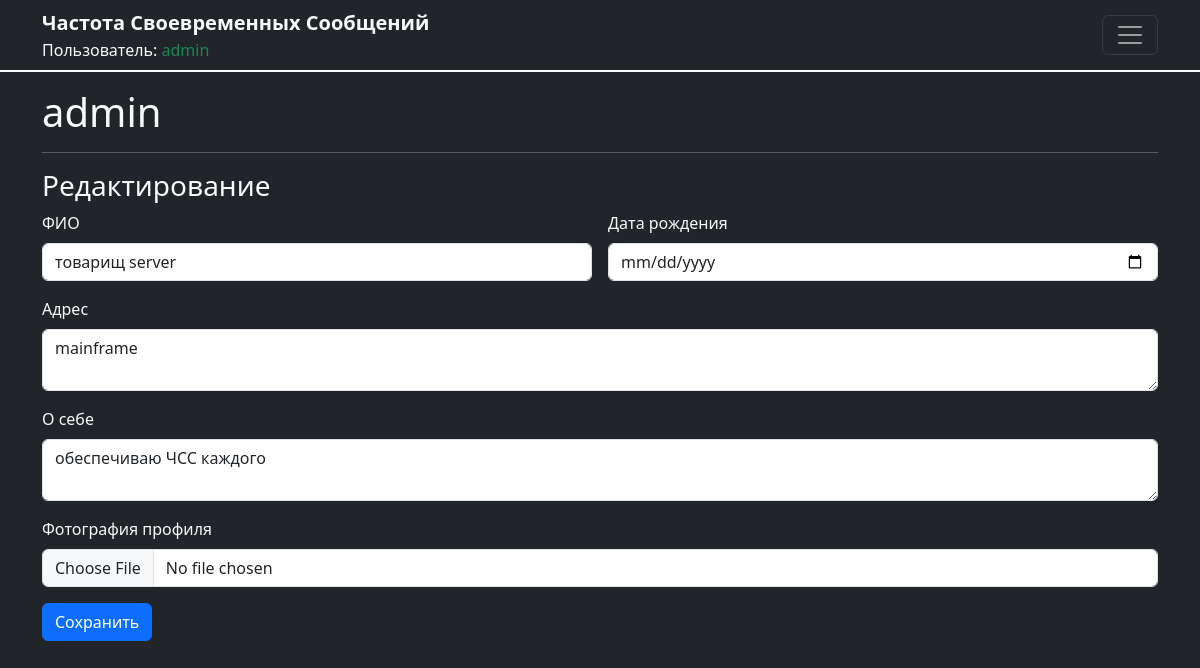
Page /edit_profile (signed in) on the earlier database version.
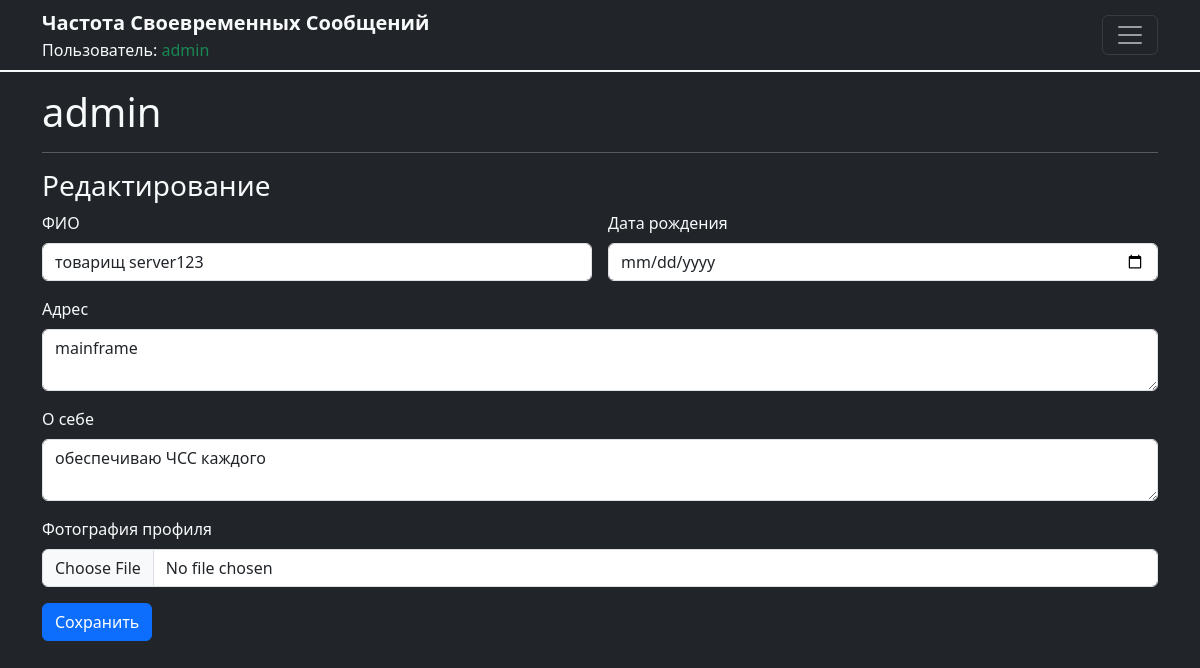
Same page on the later database version.
### users/models.py (models this page shows, shortened)
class UserProfile(models.Model):
    user = models.OneToOneField(User, on_delete=models.CASCADE)
    full_name = models.CharField(max_length=255, blank=True)
    birth_date = models.DateField(null=True, blank=True)
    profile_picture = models.ImageField(upload_to='profile_pics/', null=True, blank=True)
    friends = models.ManyToManyField('self', symmetrical=False, blank=True, related_name='friend_set')
    address = models.CharField(max_length=255, blank=True)
    bio = models.TextField(blank=True)

### users/views.py (the view)
# urls.py: path('edit_profile', edit_profile, name='edit_profile'),
@login_required
def edit_profile(request):
    user = request.user
    user_profile, created = UserProfile.objects.get_or_create(user=user)
    if request.method == 'POST':
        user_form = UserForm(request.POST, instance=user)
        profile_form = UserProfileForm(request.POST, request.FILES, instance=user_profile)
        if user_form.is_valid() and profile_form.is_valid():
            user_form.save()
            profile_form.save()
            messages.success(request, 'Your profile was successfully updated!')
            return redirect('profile', username=user.username)
        else:
            print(user_form.errors)
            print(profile_form.errors)
    else:
        user_form = UserForm(instance=user)
        profile_form = UserProfileForm(instance=user_profile)
    return render(request, 'edit_profile.html', {
        'user_form': user_form,
        'profile_form': profile_form,
    })

### users/forms.py
class UserForm(forms.ModelForm):
    class Meta:
        model = User
        fields = ['first_name', 'last_name', 'email']

class UserProfileForm(forms.ModelForm):
    birth_date = forms.DateField(widget=forms.DateInput(attrs={'type': 'date'}), required=False)
    class Meta:
        model = UserProfile
        fields = ['full_name', 'birth_date', 'profile_picture', 'bio', 'address']

### templates/edit_profile.html (shortened to what this page needs)
{% extends 'base.html' %}
{% block content %}
  <h1>{{ user.username }}</h1>
  <hr>
  <h2 class="fs-3">Редактирование</h2>
  <form method="post" enctype="multipart/form-data" class="row g-3">
    <div class="col-md-6">
      <label for="inputFullName" class="form-label">ФИО</label>
      <input type="text" name="full_name" class="form-control" id="inputFullName" value="{{ profile_form.full_name.value }}">
    </div>
    <div class="col-md-6">
      <label for="inputBirthDate" class="form-label">Дата рождения</label>
      <input type="date" name="birth_date" class="form-control" id="inputBirthDate" value="{{ profile_form.birth_date.value|date:'Y-m-d' }}">
    </div>
    <div class="col-12">
      <label for="inputAddress" class="form-label">Адрес</label>
      <textarea name="address" class="form-control" id="inputAddress">{{ profile_form.address.value }}</textarea>
    </div>
    <div class="col-12">
      <label for="inputBio" class="form-label">О себе</label>
      <textarea name="bio" class="form-control" id="inputBio">{{ profile_form.bio.value }}</textarea>
    </div>
    <div class="col-12">
      <label for="inputProfilePicture" class="form-label">Фотография профиля</label>
      <input type="file" name="profile_picture" class="form-control" id="inputProfilePicture">
    </div>
    <div class="col-12">
      <button type="submit" class="btn btn-primary">Сохранить</button>
    </div>
  </form>
{% endblock %}

Differences in the rows shown:
changed UserProfile "mainframe": full_name "товарищ server" → "товарищ server123"
